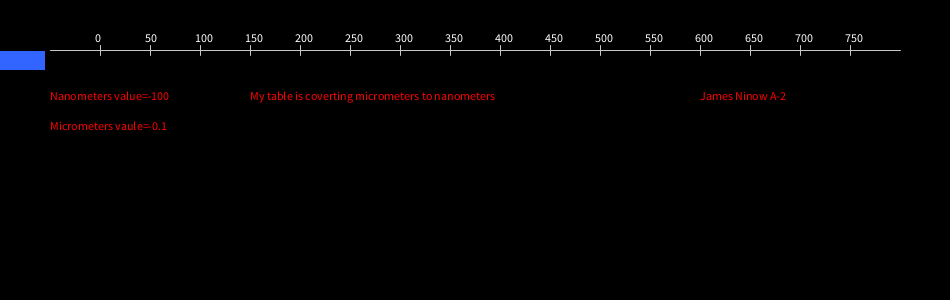
Frame 1 (no input)
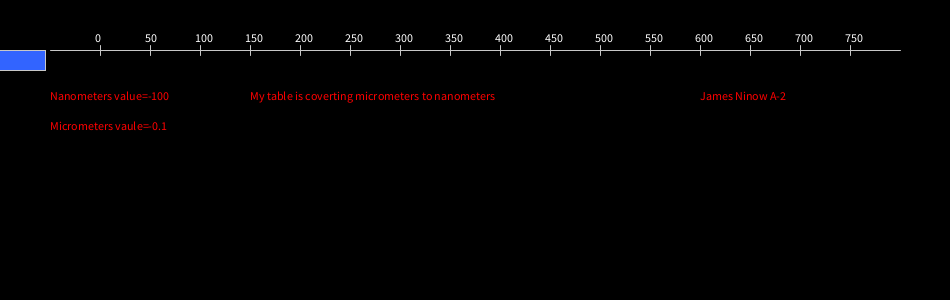
Frame 60 (the mouse pressed at the canvas centre just before this capture)
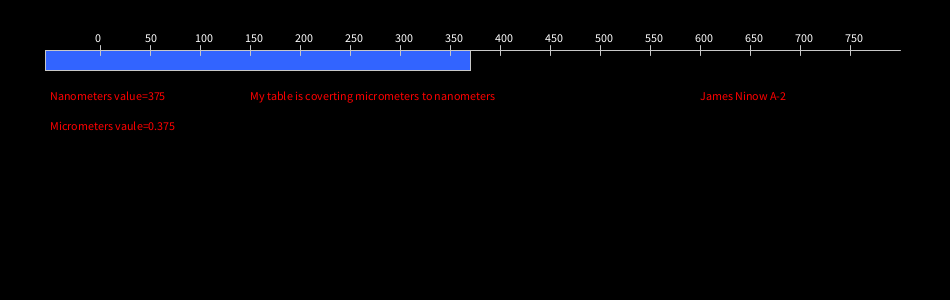
Frame 120 (the mouse held since frame 60 and released just before this capture)

The Processing sketch that drew these frames (run headless with seeded random() and noise(); from frame 60 on, the mouse is pressed at the canvas centre):

// Processing sketch: conversiontable161004b
// ── conversiontable161004b.pde
void setup(){
  size(950,300);
  background(145);
}


void draw(){
  changeToNanMet(mouseX-100);
  fill(50,100,255);
  rect(45,50,mouseX-50,20);
  fill(255);
  drawReference(100,50);
}

void drawReference(int xpos,int ypos){
  fill(255);
  stroke(200);
  line(xpos-50,ypos,900,ypos);
  for(int i=0; i<800;i=i+50){
    line(xpos+i,ypos-5,xpos+i,ypos+5);
    text(i,xpos+i-5,ypos-8);
  }
  
}

float changeToNanMet(float value){
  value= (value)*1/1000;
  background(0);
  fill(255,0,0);
  text("Nanometers value="+ (mouseX-100),50,100);
  text("Micrometers vaule=" + (value),50,130);
  text("My table is coverting micrometers to nanometers",250,100);
  text("James Ninow A-2",700,100);
  return value;
}
